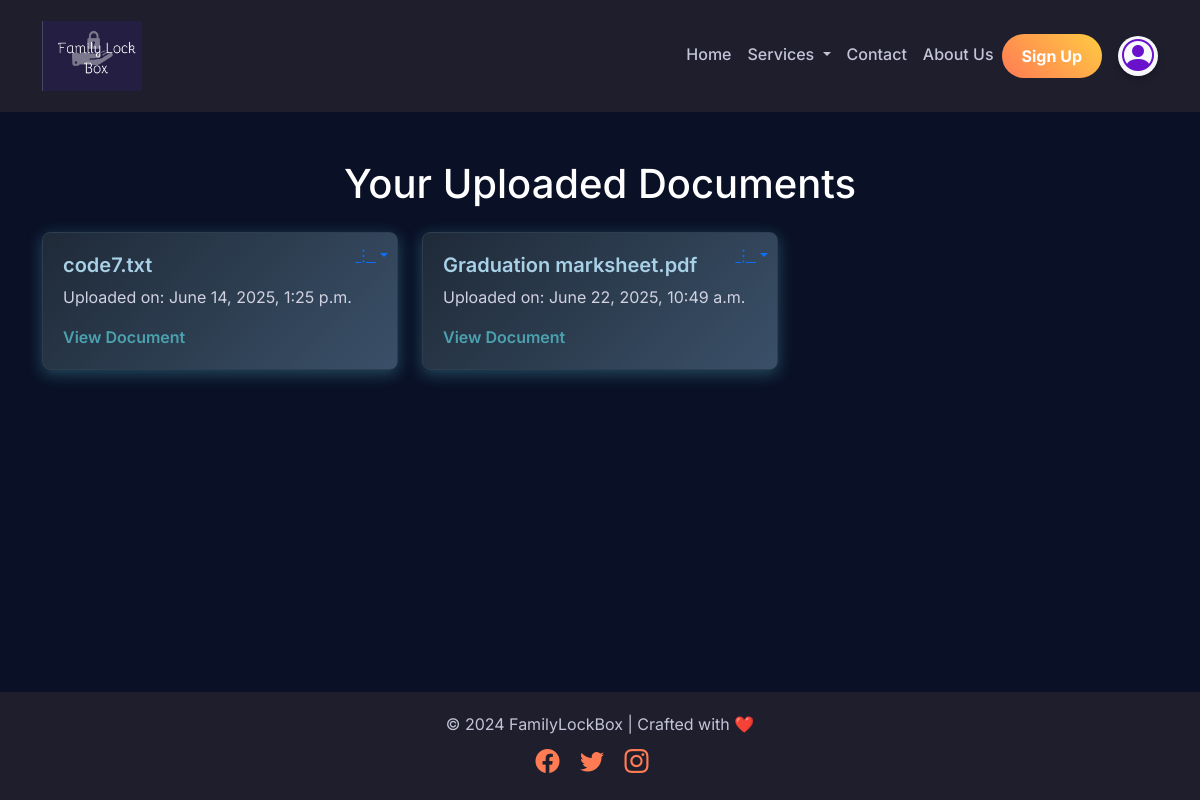
The app's page /documentview.html (signed in) with its own data.
### myapp/models.py (models this page shows, shortened)
class UploadedFile(models.Model):
    username = models.CharField(max_length=255)  # Link file to username
    filename = models.CharField(max_length=255)
    file = models.FileField(upload_to='uploaded_files/')
    uploaded_at = models.DateTimeField(auto_now_add=True)

### myapp/views.py (the view)
# urls.py: path('documentview.html',views.documentpage,name='documentpage'),
@session_login_required
def documentpage(request):
    username = request.session.get('username')
    if not username:
        messages.error(request, "You must be logged in to view your documents.")
        return redirect('loginpage')
    user_documents = UploadedFile.objects.filter(username=username)
    return render(request, 'documentview.html', {'documents': user_documents})

### myapp/templates/documentview.html (shortened to what this page needs)
<!DOCTYPE html>
<html lang="en">
<head>
    <link href="https://cdn.jsdelivr.net/npm/bootstrap@5.3.0-alpha1/dist/css/bootstrap.min.css" rel="stylesheet">
</head>
<body>
    {% extends 'nav.html' %}
    {% load static %}
    {% block content %}
    <div class="container content mt-5">
        <h1 class="text-center mb-4">Your Uploaded Documents</h1>
        <div class="row">
            {% for document in documents %}
            <div class="col-md-4">
                <div class="document-card position-relative">
                    <h5>{{ document.filename }}</h5>
                    <p>Uploaded on: {{ document.uploaded_at|date:"F j, Y, g:i a" }}</p>
                    <a href="{{ document.file.url }}" class="document-link" target="_blank">View Document</a>
                    <div class="dropdown document-menu position-absolute top-0 end-0 m-2">
                        <button class="btn btn-link dropdown-toggle p-0" type="button" id="dropdownMenuButton{{ document.id }}" data-bs-toggle="dropdown" aria-expanded="false" aria-label="Document menu">
                            &#x22EE;
                        </button>
                    </div>
                </div>
            </div>
            {% empty %}
            <div class="text-center">
                <p>No documents uploaded yet.</p>
            </div>
            {% endfor %}
        </div>
    </div>
    {% endblock %}

### myapp/static/common.css (style rules this page uses)
body { font-family: 'Inter', sans-serif; margin: 0; padding: 0; overflow-x: hidden; background-color: #0a1127 !important; color: #fff; }
h1 { text-align: center; color: white !important; margin-bottom: 20px; }
.document-card { border: 1px solid #2c3e50; border-radius: 8px; padding: 20px; margin-bottom: 20px; box-shadow: 0 4px 15px rgba(76, 161, 175, 0.4); background: linear-gradient(135deg, #1f2a38, #3a5068); color: #d1d1e0; transition: transform 0.3s ease-in-out, box-shadow 0.3s ease-in-out; }
.document-card h5 { font-weight: 600; color: #a8d0e6; }
.document-card .document-link { color: #4ca1af; text-decoration: none; font-weight: 600; transition: color 0.3s ease; }

### records on screen
UploadedFile: filename "code7.txt", uploaded_at "June 14, 2025, 1:25 p.m."
UploadedFile: filename "Graduation marksheet.pdf", uploaded_at "June 22, 2025, 10:49 a.m."
